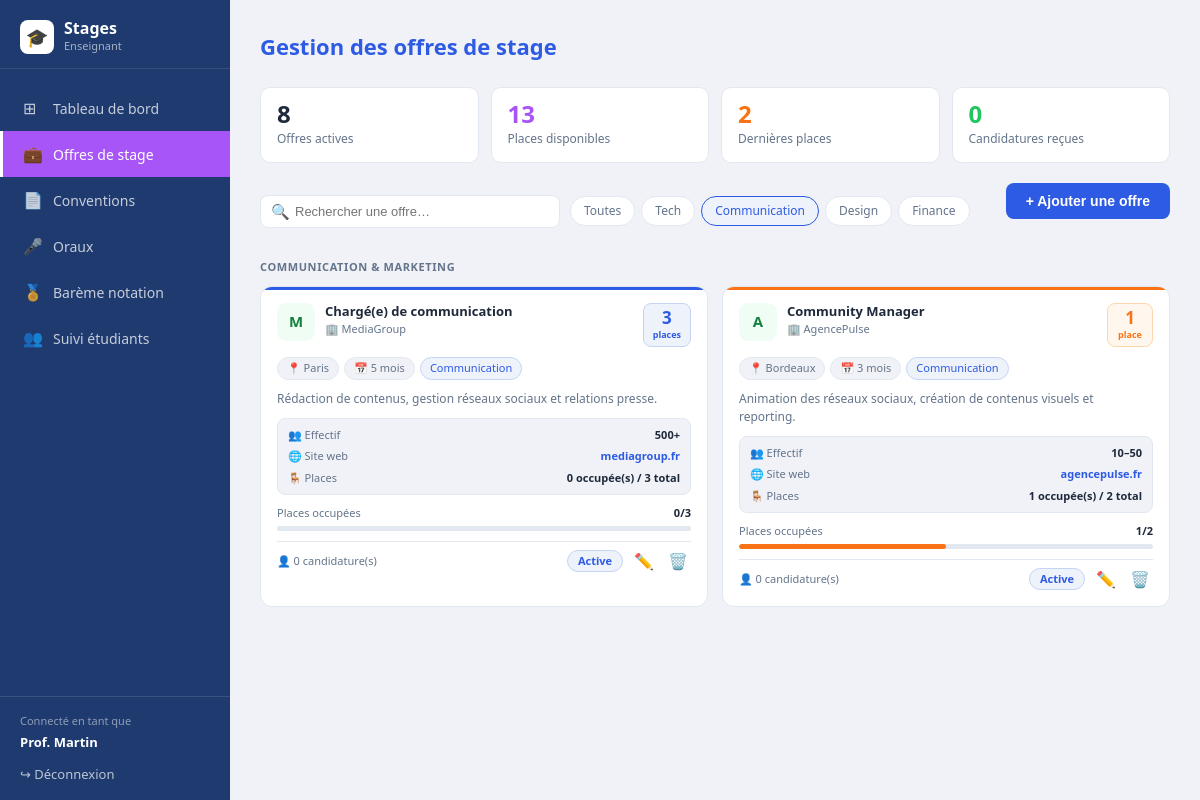
/offre.php?cat=Communication (signed in), run on the app's committed database.
### tables this page shows
CREATE TABLE IF NOT EXISTS offres (
  id                  INT UNSIGNED AUTO_INCREMENT PRIMARY KEY,
  titre               VARCHAR(200)  NOT NULL,
  entreprise          VARCHAR(150)  NOT NULL,
  lieu                VARCHAR(100),
  duree               VARCHAR(50),
  description         TEXT,
  categorie           VARCHAR(50)   DEFAULT 'Tech',
  effectif            VARCHAR(50),
  site_web            VARCHAR(100),
  places_total        INT           DEFAULT 1,
  places_disponibles  INT           DEFAULT 1,
  statut              ENUM('active','inactive') DEFAULT 'active',
  creee_par           INT UNSIGNED,
  created_at          DATETIME DEFAULT CURRENT_TIMESTAMP,
  FOREIGN KEY (creee_par) REFERENCES utilisateurs(id) ON DELETE SET NULL
);

### auth.php (called while the page is built, shortened)
<?php
function h(string $s): string {
    return htmlspecialchars($s, ENT_QUOTES, 'UTF-8');
}

### offre.php (the view, shortened to what this page needs)
<?php
require_once __DIR__ . '/../../includes/auth.php';
require_once __DIR__ . '/../../includes/db.php';
require_once __DIR__ . '/../../includes/sidebar.php';
$search = trim($_GET['q']   ?? '');
$filtre = trim($_GET['cat'] ?? 'tous');
$sql = "SELECT o.*, (SELECT COUNT(*) FROM candidatures c WHERE c.offre_id=o.id) AS nb_candidatures FROM offres o WHERE 1=1";
$params = [];
if (!in_array($filtre, ['tous',''])) {
    $sql .= " AND o.categorie = ?";
    $params[] = $filtre;
}
$sql .= " ORDER BY o.categorie, o.created_at DESC";
$stmt = $pdo->prepare($sql);
$stmt->execute($params);
$offres_db = $stmt->fetchAll();
$nb_actives   = $pdo->query("SELECT COUNT(*) FROM offres WHERE statut='active'")->fetchColumn();
$nb_places    = $pdo->query("SELECT COALESCE(SUM(places_disponibles),0) FROM offres WHERE statut='active'")->fetchColumn();
$nb_urgentes  = $pdo->query("SELECT COUNT(*) FROM offres WHERE places_disponibles=1 AND statut='active'")->fetchColumn();
$nb_cands     = $pdo->query("SELECT COUNT(*) FROM candidatures")->fetchColumn();
$par_cat = [];
foreach ($offres_db as $o) {
    $par_cat[$o['categorie'] ?? 'Autres'][] = $o;
}
$cat_labels = ['Tech'=>'Développement & Tech','Communication'=>'Communication & Marketing','Design'=>'Design','Finance'=>'Finance & Gestion','Autres'=>'Autres'];
$filtres = ['tous'=>'Toutes','Tech'=>'Tech','Communication'=>'Communication','Design'=>'Design','Finance'=>'Finance'];
?>
<!DOCTYPE html>
<html lang="fr">
<head>
  <link rel="stylesheet" href="../../css/style.css">
</head>
<body>
<div class="app-layout">
  <main class="main-content">
    <h1 class="page-title">Gestion des offres de stage</h1>
    <div class="stats-row">
      <div class="stat-c">
        <div class="stat-n"><?= (int)$nb_actives ?></div>
        <div class="stat-l">Offres actives</div>
      </div>
      <div class="stat-c pink">
        <div class="stat-n"><?= (int)$nb_places ?></div>
        <div class="stat-l">Places disponibles</div>
      </div>
      <div class="stat-c orange">
        <div class="stat-n"><?= (int)$nb_urgentes ?></div>
        <div class="stat-l">Dernières places</div>
      </div>
      <div class="stat-c green">
        <div class="stat-n"><?= (int)$nb_cands ?></div>
        <div class="stat-l">Candidatures reçues</div>
      </div>
    </div>
    <div class="top-bar">
      <form method="GET" style="display:contents">
        <div class="sw">
          <span class="si">🔍</span>
          <input type="text" name="q" placeholder="Rechercher une offre…"
                 value="<?= h($search) ?>" onchange="this.form.submit()">
        </div>
      </form>
      <div class="filtres">
        <?php foreach ($filtres as $val => $label):
          $qs = $search ? '&q='.urlencode($search) : '';
        ?>
          <a href="?cat=<?= urlencode($val) ?><?= $qs ?>"
             class="fb <?= $filtre===$val?'on':'' ?>"><?= h($label) ?></a>
        <?php endforeach; ?>
      </div>
      <button class="btn-add" style="margin-left:auto" onclick="openModal()">
        + Ajouter une offre
      </button>
    </div>
    <?php if (empty($offres_db)): ?>
      <div style="text-align:center;padding:60px 20px;color:var(--gray-text)">
        <div style="font-size:40px;margin-bottom:12px">🔍</div>
        <p>Aucune offre trouvée.</p>
      </div>
    <?php else: ?>
      <?php foreach ($par_cat as $cat => $offres): ?>
        <div class="cat-title"><?= h($cat_labels[$cat] ?? $cat) ?></div>
        <div class="offres-grid">
          <?php foreach ($offres as $offre):
            $dispo  = (int)($offre['places_disponibles'] ?? 1);
            $total  = (int)($offre['places_total']       ?? 1);
            $nb_c   = (int)($offre['nb_candidatures']    ?? 0);
            $complet= $dispo <= 0;
            $urgent = !$complet && $dispo === 1;
            $col    = $complet ? 'gr' : ($urgent ? 'or' : 'bl');
            $pct    = $total > 0 ? round((($total-$dispo)/$total)*100) : 100;
            $init   = mb_strtoupper(mb_substr($offre['entreprise'],0,1));
            $logo_col = match($cat) { 'Communication','Design'=>'gn', 'Finance'=>'am', default=>$col };
          ?>
          <div class="kard <?= $col ?>">
            <div class="kh">
              <div class="klogo <?= $logo_col ?>"><?= $init ?></div>
              <div class="ktb">
                <div class="ktit"><?= h($offre['titre']) ?></div>
                <div class="kco">🏢 <?= h($offre['entreprise']) ?></div>
              </div>
              <div class="pbadge <?= $col ?>">
                <span class="pnb"><?= $dispo ?></span>
                <span class="plb"><?= $complet?'Complet':($dispo>1?'places':'place') ?></span>
              </div>
            </div>
            <div class="ktags">
              <span class="ktag">📍 <?= h($offre['lieu']) ?></span>
              <span class="ktag">📅 <?= h($offre['duree']) ?></span>
              <span class="ktag ktag-cat"><?= h($offre['categorie'] ?? '') ?></span>
            </div>
            <div class="kdesc"><?= h($offre['description']) ?></div>
            <div class="cinfo">
              <?php if (!empty($offre['effectif'])): ?>
                <div class="crow">
                  <span class="crow-l">👥 Effectif</span>
                  <span class="crow-r"><?= h($offre['effectif']) ?></span>
                </div>
              <?php endif; ?>
              <?php if (!empty($offre['site_web'])): ?>
                <div class="crow">
                  <span class="crow-l">🌐 Site web</span>
                  <span class="crow-r"><a href="https://<?= h($offre['site_web']) ?>" target="_blank"><?= h($offre['site_web']) ?></a></span>
                </div>
              <?php endif; ?>
              <div class="crow">
                <span class="crow-l">🪑 Places</span>
                <span class="crow-r"><?= $total-$dispo ?> occupée(s) / <?= $total ?> total</span>
              </div>
            </div>
            <div class="pbar-w">
              <div class="pbar-l">
                <span>Places occupées</span>
                <span><?= $total-$dispo ?>/<?= $total ?></span>
              </div>
              <div class="pbar">
                <div class="pbar-f <?= $col ?>" style="width:<?= $pct ?>%"></div>
              </div>
            </div>
            <div class="kfoot">
              <span class="kcands">👤 <?= $nb_c ?> candidature(s)</span>
              <div class="kact">
                <?php if ($complet): ?>
                  <span class="badge-complet">Complet</span>
                <?php else: ?>
                  <span class="badge-active">Active</span>
                <?php endif; ?>
                <a href="?action=editer&id=<?= $offre['id'] ?>" class="ic-btn ic-edit" title="Modifier">✏️</a>
                <a href="?action=supprimer&id=<?= $offre['id'] ?>"
                   class="ic-btn ic-del" title="Supprimer"
                   onclick="return confirm('Supprimer cette offre ?')">🗑️</a>
              </div>
            </div>
          </div>
          <?php endforeach; ?>
        </div>
      <?php endforeach; ?>
    <?php endif; ?>
  </main>
</div>
</body>
</html>

### style.css (style rules this page uses)
:root { --blue-dark: #1e3a6e; --blue-main: #2d5be3; --blue-light: #eef2fb; --blue-border: #c5d3f5; --pink-main: #a855f7; --pink-light: #fdf4ff; --pink-border: #e9d5ff; --gray-bg: #f0f2f7; --gray-border: #e2e8f0; --gray-text: #64748b; --text-main: #1e293b; --white: #ffffff; --green: #22c55e; --orange: #f97316; --red: #ef4444; --sidebar-w: 230px; }
* { box-sizing: border-box; margin: 0; padding: 0; }
body { font-family: 'Segoe UI', system-ui, sans-serif; background: var(--gray-bg); color: var(--text-main); font-size: 14px; line-height: 1.5; }
a { text-decoration: none; color: inherit; }
.app-layout { display: flex; min-height: 100vh; }
.main-content { margin-left: var(--sidebar-w); flex: 1; padding: 30px; min-height: 100vh; }
.page-title { font-size: 22px; font-weight: 700; color: var(--blue-main); margin-bottom: 24px; }
.badge-active { background: var(--blue-light); color: var(--blue-main); border: 1px solid var(--blue-border); }
.btn-add { display: inline-flex; align-items: center; gap: 8px; padding: 10px 20px; background: var(--blue-main); color: white; border: none; border-radius: 8px; font-size: 14px; font-weight: 600; cursor: pointer; margin-bottom: 20px; transition: background .2s; }

### data on the page
offres: entreprise "M", titre "Chargé(e) de communication", entreprise "MediaGroup", places_disponibles "3", lieu "Paris", duree "5 mois", categorie "Communication", description "Rédaction de contenus, gestion réseaux sociaux et relations presse.", effectif "500+", site_web "mediagroup.fr", $total-$dispo "0", places_total "3", nb_c "0", shows "Active"
offres: entreprise "A", titre "Community Manager", entreprise "AgencePulse", places_disponibles "1", lieu "Bordeaux", duree "3 mois", categorie "Communication", description "Animation des réseaux sociaux, création de contenus visuels et reporting.", effectif "10–50", site_web "agencepulse.fr", $total-$dispo "1", places_total "2", nb_c "0", shows "Active"

### other printed values
$roleLabel "Enseignant"
$item['icon'] "⊞"
$item['label'] "Tableau de bord"
$item['icon'] "💼"
$item['label'] "Offres de stage"
$item['icon'] "📄"
$item['label'] "Conventions"
$item['icon'] "🎤"
$item['label'] "Oraux"
$item['icon'] "🏅"
$item['label'] "Barème notation"
$item['icon'] "👥"
$item['label'] "Suivi étudiants"
$user['nom'] "Prof. Martin"
$nb_actives "8"
